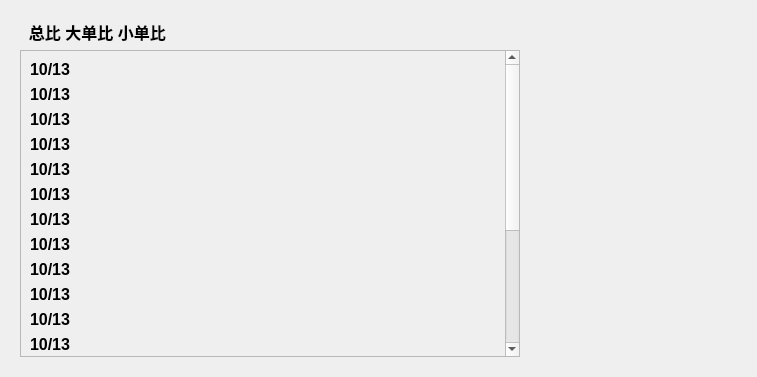
<?xml version="1.0" encoding="UTF-8"?>
<ui version="4.0">
 <class>PythonHangQing</class>
 <widget class="QWidget" name="PythonHangQing">
  <property name="geometry">
   <rect>
    <x>0</x>
    <y>0</y>
    <width>757</width>
    <height>377</height>
   </rect>
  </property>
  <property name="windowTitle">
   <string>Form</string>
  </property>
  <layout class="QGridLayout" name="gridLayout">
   <item row="0" column="0">
    <widget class="QWidget" name="widget" native="true">
     <layout class="QGridLayout" name="gridLayout_2">
      <item row="1" column="1">
       <widget class="QScrollArea" name="scrollArea">
        <property name="minimumSize">
         <size>
          <width>500</width>
          <height>0</height>
         </size>
        </property>
        <property name="widgetResizable">
         <bool>true</bool>
        </property>
        <widget class="QWidget" name="scrollAreaWidgetContents">
         <property name="geometry">
          <rect>
           <x>0</x>
           <y>0</y>
           <width>481</width>
           <height>452</height>
          </rect>
         </property>
         <layout class="QVBoxLayout" name="verticalLayout">
          <item>
           <widget class="QLabel" name="label_1">
            <property name="sizeIncrement">
             <size>
              <width>0</width>
              <height>0</height>
             </size>
            </property>
            <property name="font">
             <font>
              <pointsize>12</pointsize>
              <weight>75</weight>
              <italic>false</italic>
              <bold>true</bold>
             </font>
            </property>
            <property name="text">
             <string>10/13</string>
            </property>
           </widget>
          </item>
          <item>
           <widget class="QLabel" name="label_2">
            <property name="sizeIncrement">
             <size>
              <width>0</width>
              <height>0</height>
             </size>
            </property>
            <property name="font">
             <font>
              <pointsize>12</pointsize>
              <weight>75</weight>
              <italic>false</italic>
              <bold>true</bold>
             </font>
            </property>
            <property name="text">
             <string>10/13</string>
            </property>
           </widget>
          </item>
          <item>
           <widget class="QLabel" name="label_3">
            <property name="sizeIncrement">
             <size>
              <width>0</width>
              <height>0</height>
             </size>
            </property>
            <property name="font">
             <font>
              <pointsize>12</pointsize>
              <weight>75</weight>
              <italic>false</italic>
              <bold>true</bold>
             </font>
            </property>
            <property name="text">
             <string>10/13</string>
            </property>
           </widget>
          </item>
          <item>
           <widget class="QLabel" name="label_4">
            <property name="sizeIncrement">
             <size>
              <width>0</width>
              <height>0</height>
             </size>
            </property>
            <property name="font">
             <font>
              <pointsize>12</pointsize>
              <weight>75</weight>
              <italic>false</italic>
              <bold>true</bold>
             </font>
            </property>
            <property name="text">
             <string>10/13</string>
            </property>
           </widget>
          </item>
          <item>
           <widget class="QLabel" name="label_5">
            <property name="sizeIncrement">
             <size>
              <width>0</width>
              <height>0</height>
             </size>
            </property>
            <property name="font">
             <font>
              <pointsize>12</pointsize>
              <weight>75</weight>
              <italic>false</italic>
              <bold>true</bold>
             </font>
            </property>
            <property name="text">
             <string>10/13</string>
            </property>
           </widget>
          </item>
          <item>
           <widget class="QLabel" name="label_6">
            <property name="sizeIncrement">
             <size>
              <width>0</width>
              <height>0</height>
             </size>
            </property>
            <property name="font">
             <font>
              <pointsize>12</pointsize>
              <weight>75</weight>
              <italic>false</italic>
              <bold>true</bold>
             </font>
            </property>
            <property name="text">
             <string>10/13</string>
            </property>
           </widget>
          </item>
          <item>
           <widget class="QLabel" name="label_7">
            <property name="sizeIncrement">
             <size>
              <width>0</width>
              <height>0</height>
             </size>
            </property>
            <property name="font">
             <font>
              <pointsize>12</pointsize>
              <weight>75</weight>
              <italic>false</italic>
              <bold>true</bold>
             </font>
            </property>
            <property name="text">
             <string>10/13</string>
            </property>
           </widget>
          </item>
          <item>
           <widget class="QLabel" name="label_8">
            <property name="sizeIncrement">
             <size>
              <width>0</width>
              <height>0</height>
             </size>
            </property>
            <property name="font">
             <font>
              <pointsize>12</pointsize>
              <weight>75</weight>
              <italic>false</italic>
              <bold>true</bold>
             </font>
            </property>
            <property name="text">
             <string>10/13</string>
            </property>
           </widget>
          </item>
          <item>
           <widget class="QLabel" name="label_9">
            <property name="sizeIncrement">
             <size>
              <width>0</width>
              <height>0</height>
             </size>
            </property>
            <property name="font">
             <font>
              <pointsize>12</pointsize>
              <weight>75</weight>
              <italic>false</italic>
              <bold>true</bold>
             </font>
            </property>
            <property name="text">
             <string>10/13</string>
            </property>
           </widget>
          </item>
          <item>
           <widget class="QLabel" name="label_10">
            <property name="sizeIncrement">
             <size>
              <width>0</width>
              <height>0</height>
             </size>
            </property>
            <property name="font">
             <font>
              <pointsize>12</pointsize>
              <weight>75</weight>
              <italic>false</italic>
              <bold>true</bold>
             </font>
            </property>
            <property name="text">
             <string>10/13</string>
            </property>
           </widget>
          </item>
          <item>
           <widget class="QLabel" name="label_11">
            <property name="sizeIncrement">
             <size>
              <width>0</width>
              <height>0</height>
             </size>
            </property>
            <property name="font">
             <font>
              <pointsize>12</pointsize>
              <weight>75</weight>
              <italic>false</italic>
              <bold>true</bold>
             </font>
            </property>
            <property name="text">
             <string>10/13</string>
            </property>
           </widget>
          </item>
          <item>
           <widget class="QLabel" name="label_12">
            <property name="sizeIncrement">
             <size>
              <width>0</width>
              <height>0</height>
             </size>
            </property>
            <property name="font">
             <font>
              <pointsize>12</pointsize>
              <weight>75</weight>
              <italic>false</italic>
              <bold>true</bold>
             </font>
            </property>
            <property name="text">
             <string>10/13</string>
            </property>
           </widget>
          </item>
          <item>
           <widget class="QLabel" name="label_13">
            <property name="sizeIncrement">
             <size>
              <width>0</width>
              <height>0</height>
             </size>
            </property>
            <property name="font">
             <font>
              <pointsize>12</pointsize>
              <weight>75</weight>
              <italic>false</italic>
              <bold>true</bold>
             </font>
            </property>
            <property name="text">
             <string>10/13</string>
            </property>
           </widget>
          </item>
          <item>
           <widget class="QLabel" name="label_14">
            <property name="sizeIncrement">
             <size>
              <width>0</width>
              <height>0</height>
             </size>
            </property>
            <property name="font">
             <font>
              <pointsize>12</pointsize>
              <weight>75</weight>
              <italic>false</italic>
              <bold>true</bold>
             </font>
            </property>
            <property name="text">
             <string>10/13</string>
            </property>
           </widget>
          </item>
          <item>
           <widget class="QLabel" name="label_15">
            <property name="sizeIncrement">
             <size>
              <width>0</width>
              <height>0</height>
             </size>
            </property>
            <property name="font">
             <font>
              <pointsize>12</pointsize>
              <weight>75</weight>
              <italic>false</italic>
              <bold>true</bold>
             </font>
            </property>
            <property name="text">
             <string>10/13</string>
            </property>
           </widget>
          </item>
          <item>
           <widget class="QLabel" name="label_16">
            <property name="sizeIncrement">
             <size>
              <width>0</width>
              <height>0</height>
             </size>
            </property>
            <property name="font">
             <font>
              <pointsize>12</pointsize>
              <weight>75</weight>
              <italic>false</italic>
              <bold>true</bold>
             </font>
            </property>
            <property name="text">
             <string>10/13</string>
            </property>
           </widget>
          </item>
          <item>
           <widget class="QLabel" name="label_17">
            <property name="sizeIncrement">
             <size>
              <width>0</width>
              <height>0</height>
             </size>
            </property>
            <property name="font">
             <font>
              <pointsize>12</pointsize>
              <weight>75</weight>
              <italic>false</italic>
              <bold>true</bold>
             </font>
            </property>
            <property name="text">
             <string>10/13</string>
            </property>
           </widget>
          </item>
          <item>
           <widget class="QLabel" name="label_18">
            <property name="sizeIncrement">
             <size>
              <width>0</width>
              <height>0</height>
             </size>
            </property>
            <property name="font">
             <font>
              <pointsize>12</pointsize>
              <weight>75</weight>
              <italic>false</italic>
              <bold>true</bold>
             </font>
            </property>
            <property name="text">
             <string>10/13</string>
            </property>
           </widget>
          </item>
          <item>
           <widget class="QLabel" name="label_19">
            <property name="sizeIncrement">
             <size>
              <width>0</width>
              <height>0</height>
             </size>
            </property>
            <property name="font">
             <font>
              <pointsize>12</pointsize>
              <weight>75</weight>
              <italic>false</italic>
              <bold>true</bold>
             </font>
            </property>
            <property name="text">
             <string>10/13</string>
            </property>
           </widget>
          </item>
          <item>
           <widget class="QLabel" name="label_20">
            <property name="sizeIncrement">
             <size>
              <width>0</width>
              <height>0</height>
             </size>
            </property>
            <property name="font">
             <font>
              <pointsize>12</pointsize>
              <weight>75</weight>
              <italic>false</italic>
              <bold>true</bold>
             </font>
            </property>
            <property name="text">
             <string>10/13</string>
            </property>
           </widget>
          </item>
         </layout>
        </widget>
       </widget>
      </item>
      <item row="1" column="3">
       <widget class="QWidget" name="widget_2" native="true">
        <property name="minimumSize">
         <size>
          <width>100</width>
          <height>0</height>
         </size>
        </property>
       </widget>
      </item>
      <item row="1" column="2">
       <spacer name="horizontalSpacer">
        <property name="orientation">
         <enum>Qt::Horizontal</enum>
        </property>
        <property name="sizeHint" stdset="0">
         <size>
          <width>40</width>
          <height>20</height>
         </size>
        </property>
       </spacer>
      </item>
      <item row="1" column="4">
       <spacer name="horizontalSpacer_2">
        <property name="orientation">
         <enum>Qt::Horizontal</enum>
        </property>
        <property name="sizeHint" stdset="0">
         <size>
          <width>40</width>
          <height>20</height>
         </size>
        </property>
       </spacer>
      </item>
      <item row="0" column="1">
       <widget class="QLabel" name="label">
        <property name="font">
         <font>
          <pointsize>12</pointsize>
          <weight>75</weight>
          <italic>false</italic>
          <bold>true</bold>
         </font>
        </property>
        <property name="text">
         <string>  总比 大单比 小单比</string>
        </property>
       </widget>
      </item>
     </layout>
    </widget>
   </item>
  </layout>
 </widget>
 <resources/>
 <connections/>
</ui>
